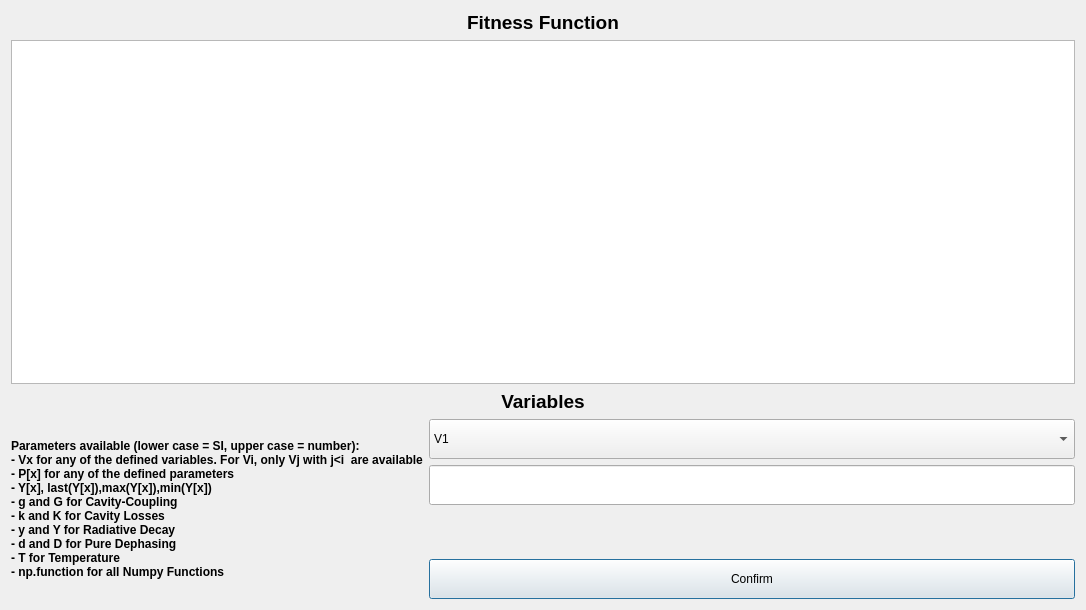
<?xml version="1.0" encoding="UTF-8"?>
<ui version="4.0">
 <class>AddFitnessFunction</class>
 <widget class="QDialog" name="AddFitnessFunction">
  <property name="geometry">
   <rect>
    <x>0</x>
    <y>0</y>
    <width>1086</width>
    <height>610</height>
   </rect>
  </property>
  <property name="windowTitle">
   <string>Dialog</string>
  </property>
  <layout class="QGridLayout" name="gridLayout">
   <item row="4" column="2">
    <widget class="QLineEdit" name="textinput_variable">
     <property name="minimumSize">
      <size>
       <width>150</width>
       <height>40</height>
      </size>
     </property>
     <property name="font">
      <font>
       <pointsize>11</pointsize>
      </font>
     </property>
     <property name="text">
      <string/>
     </property>
     <property name="frame">
      <bool>true</bool>
     </property>
     <property name="alignment">
      <set>Qt::AlignCenter</set>
     </property>
     <property name="placeholderText">
      <string/>
     </property>
    </widget>
   </item>
   <item row="1" column="0" colspan="3">
    <widget class="QTextEdit" name="textbrowser_current_fitness_function">
     <property name="readOnly">
      <bool>false</bool>
     </property>
    </widget>
   </item>
   <item row="3" column="0" rowspan="4" colspan="2">
    <widget class="QLabel" name="label_3">
     <property name="minimumSize">
      <size>
       <width>0</width>
       <height>180</height>
      </size>
     </property>
     <property name="text">
      <string>&lt;!DOCTYPE HTML PUBLIC &quot;-//W3C//DTD HTML 4.0//EN&quot; &quot;http://www.w3.org/TR/REC-html40/strict.dtd&quot;&gt;
&lt;html&gt;&lt;head&gt;&lt;meta name=&quot;qrichtext&quot; content=&quot;1&quot; /&gt;&lt;meta charset=&quot;utf-8&quot; /&gt;&lt;style type=&quot;text/css&quot;&gt;
p, li { white-space: pre-wrap; }
hr { height: 1px; border-width: 0; }
li.unchecked::marker { content: &quot;\2610&quot;; }
li.checked::marker { content: &quot;\2612&quot;; }
&lt;/style&gt;&lt;/head&gt;&lt;body style=&quot; font-family:'Segoe UI'; font-size:9pt; font-weight:400; font-style:normal;&quot;&gt;
&lt;p style=&quot; margin-top:0px; margin-bottom:0px; margin-left:0px; margin-right:0px; -qt-block-indent:0; text-indent:0px;&quot;&gt;&lt;span style=&quot; font-weight:700;&quot;&gt;Parameters available (lower case = SI, upper case = number):&lt;/span&gt;&lt;/p&gt;
&lt;p style=&quot; margin-top:0px; margin-bottom:0px; margin-left:0px; margin-right:0px; -qt-block-indent:0; text-indent:0px;&quot;&gt;&lt;span style=&quot; font-weight:700;&quot;&gt;- Vx for any of the defined variables. For Vi, only Vj with j&amp;lt;i  are available&lt;/span&gt;&lt;/p&gt;
&lt;p style=&quot; margin-top:0px; margin-bottom:0px; margin-left:0px; margin-right:0px; -qt-block-indent:0; text-indent:0px;&quot;&gt;&lt;span style=&quot; font-weight:700;&quot;&gt;- P[x] for any of the defined parameters&lt;/span&gt;&lt;/p&gt;
&lt;p style=&quot; margin-top:0px; margin-bottom:0px; margin-left:0px; margin-right:0px; -qt-block-indent:0; text-indent:0px;&quot;&gt;&lt;span style=&quot; font-weight:700;&quot;&gt;- Y[x], last(Y[x]),max(Y[x]),min(Y[x])&lt;/span&gt;&lt;/p&gt;
&lt;p style=&quot; margin-top:0px; margin-bottom:0px; margin-left:0px; margin-right:0px; -qt-block-indent:0; text-indent:0px;&quot;&gt;&lt;span style=&quot; font-weight:700;&quot;&gt;- g and G for Cavity-Coupling&lt;/span&gt;&lt;/p&gt;
&lt;p style=&quot; margin-top:0px; margin-bottom:0px; margin-left:0px; margin-right:0px; -qt-block-indent:0; text-indent:0px;&quot;&gt;&lt;span style=&quot; font-weight:700;&quot;&gt;- k and K for Cavity Losses&lt;/span&gt;&lt;/p&gt;
&lt;p style=&quot; margin-top:0px; margin-bottom:0px; margin-left:0px; margin-right:0px; -qt-block-indent:0; text-indent:0px;&quot;&gt;&lt;span style=&quot; font-weight:700;&quot;&gt;- y and Y for Radiative Decay&lt;/span&gt;&lt;/p&gt;
&lt;p style=&quot; margin-top:0px; margin-bottom:0px; margin-left:0px; margin-right:0px; -qt-block-indent:0; text-indent:0px;&quot;&gt;&lt;span style=&quot; font-weight:700;&quot;&gt;- d and D for Pure Dephasing&lt;/span&gt;&lt;/p&gt;
&lt;p style=&quot; margin-top:0px; margin-bottom:0px; margin-left:0px; margin-right:0px; -qt-block-indent:0; text-indent:0px;&quot;&gt;&lt;span style=&quot; font-weight:700;&quot;&gt;- T for Temperature&lt;/span&gt;&lt;/p&gt;
&lt;p style=&quot; margin-top:0px; margin-bottom:0px; margin-left:0px; margin-right:0px; -qt-block-indent:0; text-indent:0px;&quot;&gt;&lt;span style=&quot; font-weight:700;&quot;&gt;- np.function for all Numpy Functions&lt;/span&gt;&lt;/p&gt;&lt;/body&gt;&lt;/html&gt;</string>
     </property>
    </widget>
   </item>
   <item row="3" column="2">
    <widget class="QComboBox" name="combo_variable">
     <property name="minimumSize">
      <size>
       <width>0</width>
       <height>40</height>
      </size>
     </property>
     <item>
      <property name="text">
       <string>V1</string>
      </property>
     </item>
     <item>
      <property name="text">
       <string>V2</string>
      </property>
     </item>
     <item>
      <property name="text">
       <string>V3</string>
      </property>
     </item>
     <item>
      <property name="text">
       <string>V4</string>
      </property>
     </item>
     <item>
      <property name="text">
       <string>V5</string>
      </property>
     </item>
    </widget>
   </item>
   <item row="0" column="0" colspan="3">
    <widget class="QLabel" name="label_2">
     <property name="maximumSize">
      <size>
       <width>16777215</width>
       <height>40</height>
      </size>
     </property>
     <property name="frameShape">
      <enum>QFrame::NoFrame</enum>
     </property>
     <property name="frameShadow">
      <enum>QFrame::Plain</enum>
     </property>
     <property name="text">
      <string>&lt;html&gt;&lt;head/&gt;&lt;body&gt;&lt;p align=&quot;center&quot;&gt;&lt;span style=&quot; font-size:14pt; font-weight:700;&quot;&gt;Fitness Function&lt;/span&gt;&lt;/p&gt;&lt;/body&gt;&lt;/html&gt;</string>
     </property>
    </widget>
   </item>
   <item row="6" column="2">
    <widget class="QPushButton" name="button_confirm">
     <property name="minimumSize">
      <size>
       <width>0</width>
       <height>40</height>
      </size>
     </property>
     <property name="text">
      <string>Confirm</string>
     </property>
    </widget>
   </item>
   <item row="2" column="0" colspan="3">
    <widget class="QLabel" name="label_4">
     <property name="maximumSize">
      <size>
       <width>16777215</width>
       <height>40</height>
      </size>
     </property>
     <property name="frameShape">
      <enum>QFrame::NoFrame</enum>
     </property>
     <property name="frameShadow">
      <enum>QFrame::Plain</enum>
     </property>
     <property name="text">
      <string>&lt;html&gt;&lt;head/&gt;&lt;body&gt;&lt;p align=&quot;center&quot;&gt;&lt;span style=&quot; font-size:14pt; font-weight:700;&quot;&gt;Variables&lt;/span&gt;&lt;/p&gt;&lt;/body&gt;&lt;/html&gt;</string>
     </property>
    </widget>
   </item>
  </layout>
 </widget>
 <resources/>
 <connections/>
</ui>
